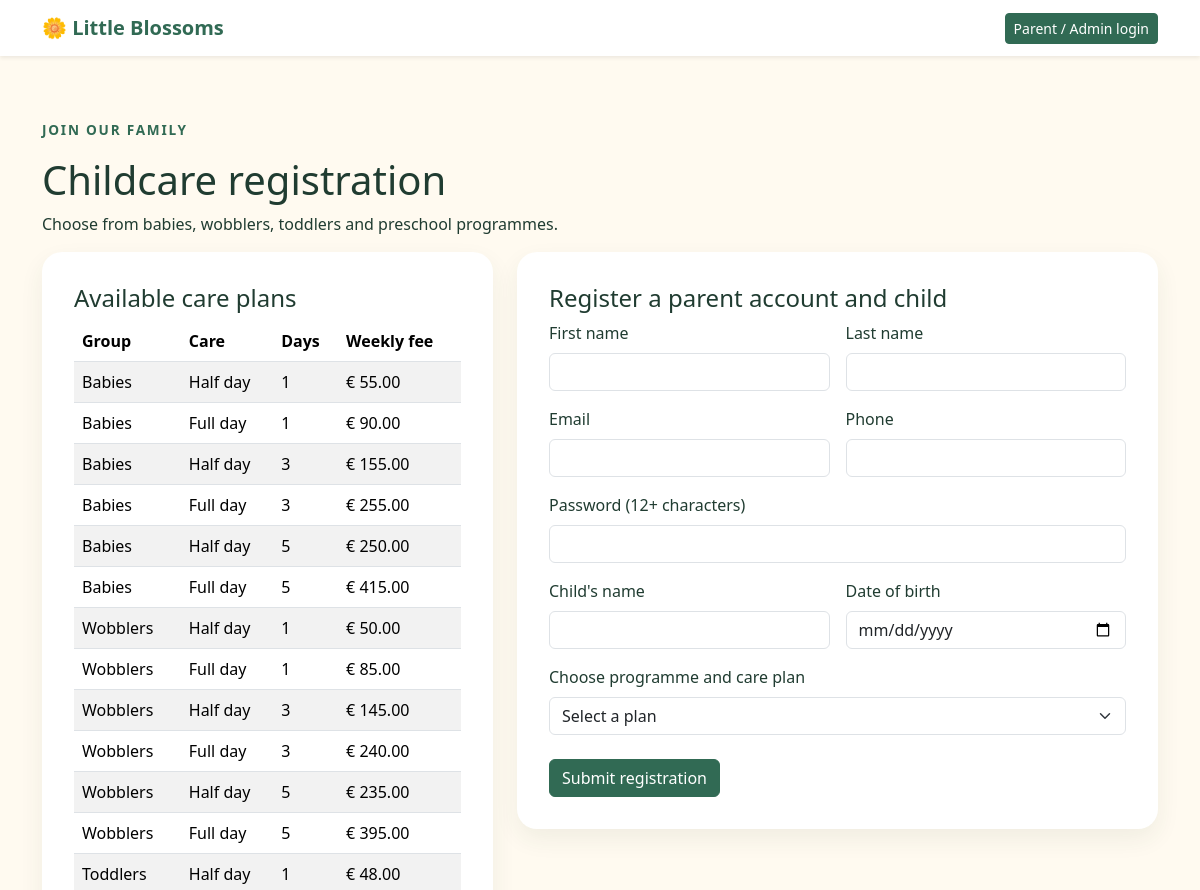
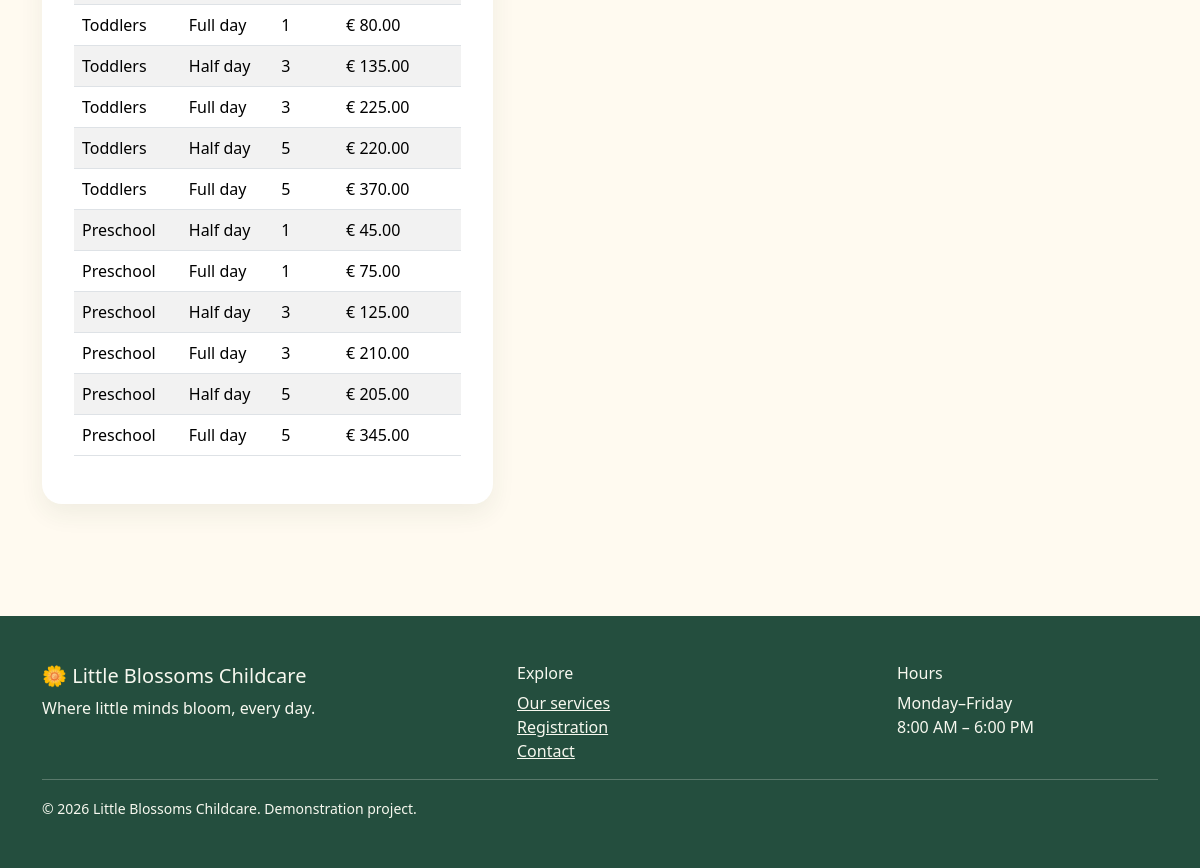
/registration.php, run on the app's committed database (2 pictures, top to bottom).
### tables this page shows
CREATE TABLE IF NOT EXISTS fee (id INT AUTO_INCREMENT PRIMARY KEY, category ENUM('babies','wobblers','toddlers','preschool') NOT NULL, care_type ENUM('Half day','Full day') NOT NULL, days_per_week TINYINT NOT NULL, weekly_price DECIMAL(8,2) NOT NULL, UNIQUE KEY uq_fee(category,care_type,days_per_week));

### includes/functions.php (called while the page is built, shortened)
<?php
function e($value): string { return htmlspecialchars((string)($value ?? ''), ENT_QUOTES | ENT_SUBSTITUTE, 'UTF-8'); }

### registration.php (the view, shortened to what this page needs)
<?php
require __DIR__.'/includes/functions.php';$errors=[];
$fees=$pdo->query('SELECT * FROM fee ORDER BY category, days_per_week, care_type')->fetchAll();
$title='Register';require __DIR__.'/includes/header.php';?>
<section class="section">
    <div class="container">
        <p class="eyebrow">
            Join our family
        </p>
        <h1>
            Childcare registration
        </h1>
        <p>
            Choose from babies, wobblers, toddlers and preschool programmes.
        </p>
        <div class="row g-4">
            <div class="col-lg-5">
                <div class="form-panel">
                    <h2 class="h4">
                        Available care plans
                    </h2>
                    <div class="table-wrap">
                        <table class="table table-striped">
                            <thead>
                                <tr>
                                    <th>
                                        Group
                                    </th>
                                    <th>
                                        Care
                                    </th>
                                    <th>
                                        Days
                                    </th>
                                    <th>
                                        Weekly fee
                                    </th>
                                </tr>
                            </thead>
                            <tbody>
                                <?php foreach($fees as $f):?>
                                    <tr>
                                        <td>
                                            <?=e(ucfirst($f['category']))?>
                                        </td>
                                        <td>
                                            <?=e($f['care_type'])?>
                                        </td>
                                        <td>
                                            <?=e($f['days_per_week'])?>
                                        </td>
                                        <td>
                                            €
                                            <?=e(number_format($f['weekly_price'],2))?>
                                        </td>
                                    </tr>
                                <?php endforeach;?>
                            </tbody>
                        </table>
                    </div>
                </div>
            </div>
            <div class="col-lg-7">
                <div class="form-panel">
                    <h2 class="h4">
                        Register a parent account and child
                    </h2>
                    <form method="post">
                        <div class="row g-3">
                            <div class="col-sm-6">
                                <label for="first" class="form-label">
                                    First name
                                </label>
                                <input id="first" class="form-control" name="first_name" maxlength="80" required value="<?=e($_POST['first_name']??'')?>
                                ">
                            </div>
                            <div class="col-sm-6">
                                <label for="last" class="form-label">
                                    Last name
                                </label>
                                <input id="last" class="form-control" name="last_name" maxlength="80" required value="<?=e($_POST['last_name']??'')?>
                                ">
                            </div>
                            <div class="col-sm-6">
                                <label for="email" class="form-label">
                                    Email
                                </label>
                                <input id="email" class="form-control" type="email" name="email" maxlength="190" required value="<?=e($_POST['email']??'')?>
                                ">
                            </div>
                            <div class="col-sm-6">
                                <label for="phone" class="form-label">
                                    Phone
                                </label>
                                <input id="phone" class="form-control" name="phone" maxlength="25" required value="<?=e($_POST['phone']??'')?>
                                ">
                            </div>
                            <div class="col-12">
                                <label for="password" class="form-label">
                                    Password (12+ characters)
                                </label>
                                <input id="password" class="form-control" type="password" name="password" minlength="12" required autocomplete="new-password">
                            </div>
                            <div class="col-sm-6">
                                <label for="child" class="form-label">
                                    Child's name
                                </label>
                                <input id="child" class="form-control" name="child_name" maxlength="120" required value="<?=e($_POST['child_name']??'')?>
                                ">
                            </div>
                            <div class="col-sm-6">
                                <label for="dob" class="form-label">
                                    Date of birth
                                </label>
                                <input id="dob" class="form-control" type="date" name="date_of_birth" max="<?=date('Y-m-d')?>
                                " required value="
                                <?=e($_POST['date_of_birth']??'')?>
                                ">
                            </div>
                            <div class="col-12">
                                <label for="plan" class="form-label">
                                    Choose programme and care plan
                                </label>
                                <select id="plan" class="form-select" name="fee_id" required>
                                    <option value="">
                                        Select a plan
                                    </option>
                                </select>
                            </div>
                        </div>
                        <button class="btn btn-success mt-4">
                            Submit registration
                        </button>
                    </form>
                </div>
            </div>
        </div>
    </div>
</section>
<?php require __DIR__.'/includes/footer.php';?>

### assets/css/style.css (style rules this page uses)
:root { --leaf:#316a54; --cream:#fffaf0; --ink:#203c31; --sun:#f6d98b }
body { font-family:system-ui,-apple-system,'Segoe UI',sans-serif; background:var(--cream); color:var(--ink) }
.btn-success { background:var(--leaf); border-color:var(--leaf) }
.eyebrow { text-transform:uppercase; letter-spacing:.13em; color:var(--leaf); font-weight:800; font-size:.85rem }
.section { padding:4rem 0 }
.form-panel { background:white; border-radius:20px; padding:2rem; box-shadow:0 10px 24px #244b3012 }
.table-wrap { overflow-x:auto }

### data on the page
fee: category "Babies", care_type "Half day", days_per_week "1", weekly_price "55.00"
fee: category "Babies", care_type "Full day", days_per_week "1", weekly_price "90.00"
fee: category "Babies", care_type "Half day", days_per_week "3", weekly_price "155.00"
fee: category "Babies", care_type "Full day", days_per_week "3", weekly_price "255.00"
fee: category "Babies", care_type "Half day", days_per_week "5", weekly_price "250.00"
fee: category "Babies", care_type "Full day", days_per_week "5", weekly_price "415.00"
fee: category "Wobblers", care_type "Half day", days_per_week "1", weekly_price "50.00"
fee: category "Wobblers", care_type "Full day", days_per_week "1", weekly_price "85.00"
fee: category "Wobblers", care_type "Half day", days_per_week "3", weekly_price "145.00"
fee: category "Wobblers", care_type "Full day", days_per_week "3", weekly_price "240.00"
fee: category "Wobblers", care_type "Half day", days_per_week "5", weekly_price "235.00"
fee: category "Wobblers", care_type "Full day", days_per_week "5", weekly_price "395.00"
fee: category "Toddlers", care_type "Half day", days_per_week "1", weekly_price "48.00"
fee: category "Toddlers", care_type "Full day", days_per_week "1", weekly_price "80.00"
fee: category "Toddlers", care_type "Half day", days_per_week "3", weekly_price "135.00"
fee: category "Toddlers", care_type "Full day", days_per_week "3", weekly_price "225.00"
fee: category "Toddlers", care_type "Half day", days_per_week "5", weekly_price "220.00"
fee: category "Toddlers", care_type "Full day", days_per_week "5", weekly_price "370.00"
fee: category "Preschool", care_type "Half day", days_per_week "1", weekly_price "45.00"
fee: category "Preschool", care_type "Full day", days_per_week "1", weekly_price "75.00"
fee: category "Preschool", care_type "Half day", days_per_week "3", weekly_price "125.00"
fee: category "Preschool", care_type "Full day", days_per_week "3", weekly_price "210.00"
fee: category "Preschool", care_type "Half day", days_per_week "5", weekly_price "205.00"
fee: category "Preschool", care_type "Full day", days_per_week "5", weekly_price "345.00"
